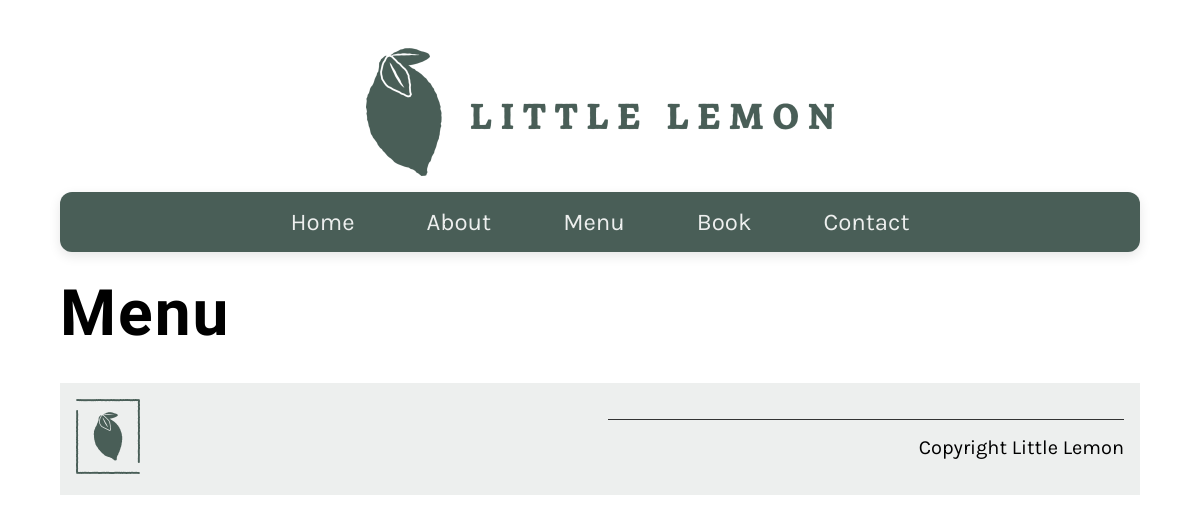
/menu/, run on an earlier commit of the app's database.
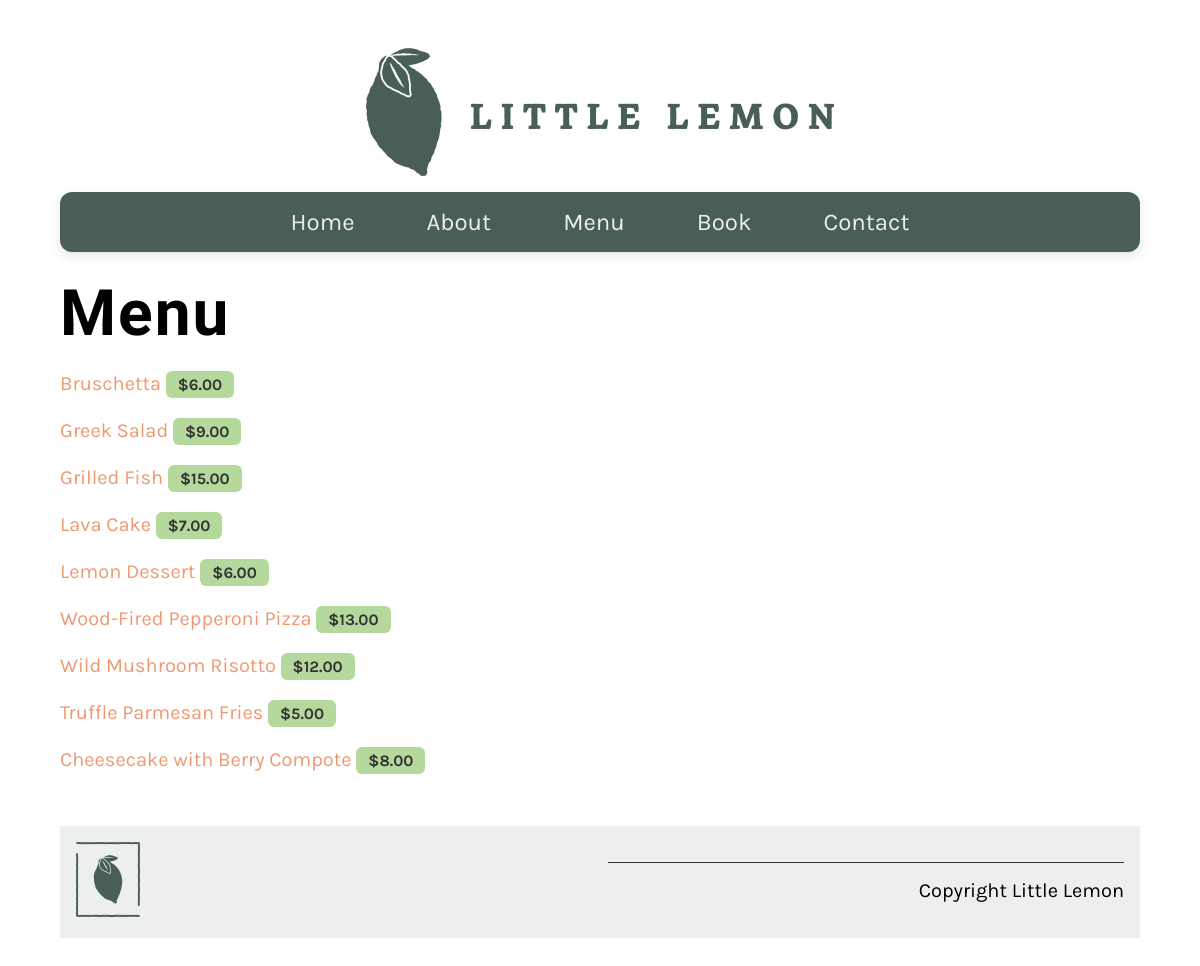
And on a later commit of the database.
### restaurant/models.py (models this page shows, shortened)
class Menu(models.Model):
   name=models.CharField(max_length=200)
   price=models.IntegerField(null=False)
   menu_item_description=models.TextField(max_length=1000, default=' ')

### restaurant/views.py (the view)
# urls.py: path('menu/', views.menu, name="menu"),
def menu(request):
    menu_data = Menu.objects.all()
    main_data = {"menu": menu_data}
    return render(request, 'menu.html', {"menu": main_data})

### restaurant/templates/menu.html
{% extends 'base.html' %}
{% load static %}
{% block content %}
<h1>Menu</h1>
<div class="column">
{% for item in menu.menu %}
<p>
<a href="{% url 'menu_item' pk=item.pk %}">
{{ item.name }}
</a>
<span class="menu-price">
${{ item.price }}.00
</span>
</p>
{% endfor %}
</div>
{% endblock %}

### restaurant/templates/base.html (shortened to what this page needs)
{% load static %}
<!DOCTYPE html>
<html lang="en">
  <head>
    <link
      rel="preload"
      as="style"
      href="{% static 'css/style.css' %}"
      onload="this.rel = 'stylesheet'"
    />
  </head>
  <body>
    {% include 'partials/_header.html' %}
    <main>{% block content %} {% endblock %}</main>
    {% include 'partials/_footer.html' %}
  </body>
</html>

### restaurant/templates/partials/_header.html
{% load static %}
<header>
  <img src="{% static 'img/logo.png' %}" />
</header>
<nav>
  <ul>
    <li><a href="{% url 'home' %}">Home</a></li>
    <li><a href="{% url 'about' %}">About</a></li>
    <li><a href="{% url 'menu' %}">Menu</a></li>
    <li><a href="{% url 'book' %}">Book</a></li>
    <li><a href="{% url 'contact' %}">Contact</a></li>
  </ul>
</nav>

### restaurant/templates/partials/_footer.html
{% load static %}
<footer>
  <article>
    <img src="{% static 'img/logo_footer.png' %}" />
  </article>
  <article>
    <p>Copyright Little Lemon</p>
  </article>
</footer>

### restaurant/static/css/style.css (style rules this page uses)
body { font-family: 'Karla', sans-serif; margin-top: 3rem; margin-bottom: 3rem; margin-left: 5%; margin-right: 5%; }
h1, h2, h3, h4, h5, h6 { font-family: 'Markazi Text', serif; letter-spacing: 2px; }
h1 { font-size: 4rem; margin-top: 1.5rem; margin-bottom: 0; }
p, ul { font-size: 1.25rem; }
a { color: #EE9972; text-decoration: none; }
header img { display: block; margin-left: auto; margin-right: auto; max-width: 100%; height: auto; }
nav { background-color: #495E57; margin-top: 1rem; margin-bottom: 1rem; border-radius: 12px; padding: 1rem 0; box-shadow: 0 4px 12px rgba(0, 0, 0, 0.1); }
nav ul { list-style: none; font-size: 1.5rem; text-align: center; padding-inline-start: 0; margin: 0; display: flex; justify-content: center; gap: 2.5rem; flex-wrap: wrap; }
nav ul li { display: inline-block; position: relative; transition: transform 0.2s ease; }
nav ul a { color: #EDEFEE; padding: 0.75rem 1rem; border-radius: 8px; transition: all 0.3s ease; }
article { flex: 1; }
article img { max-width: 100%; }
.menu-price { font-weight: bold; color: #333; background-color: #B5D99C; display: inline-block; padding: 0.25rem 0.75rem; border-radius: 6px; font-size: 1rem; }
footer { background-color: #EDEFEE; padding: 1rem; display: flex; gap: 2rem 1rem; }
footer img { max-width: 50%; }
footer p { border-top: #333333; border-style: solid; border-width: 0.1rem; border-bottom: none; border-left: none; border-right: none; text-align: right; padding-top: 1rem; }
.column { flex-basis: 50%; margin-bottom: 1rem; padding-bottom: 1rem; }

What changed in the data, as far as the page shows it:
added Menu: name "Bruschetta", price "6"
added Menu: name "Greek Salad", price "9"
added Menu: name "Grilled Fish", price "15"
added Menu: name "Lava Cake", price "7"
added Menu: name "Lemon Dessert", price "6"
added Menu: name "Wood-Fired Pepperoni Pizza", price "13"
added Menu: name "Wild Mushroom Risotto", price "12"
added Menu: name "Truffle Parmesan Fries", price "5"
added Menu: name "Cheesecake with Berry Compote", price "8"
